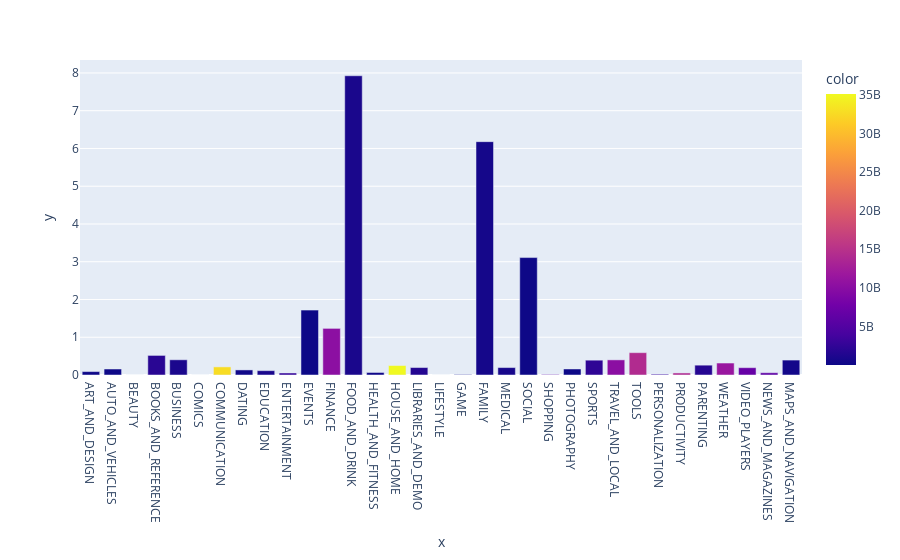

The notebook cell saved with this chart:
### Code cell
px.bar(x=df['Category'].unique(), y=df['Price'].groupby(df['Category']).mean(), color=df['Installs'].groupby(df['Category']).sum())

### Figure 1 — Plotly figure (JSON) as saved in the notebook; plotly's stock layout.template omitted (floating-point values rounded to 4 significant figures)
{"data": [{"alignmentgroup": "True", "hovertemplate": "x=%{x}<br>y=%{y}<br>color=%{marker.color}<extra></extra>", "legendgroup": "", "marker": {"color": [124339100, 53130211, 27197050, 1921469576, 1001914865, 56086150, 32647276251, 264310807, 871452000, 2869160000, 15973161, 10258263505, 876648734, 273898751, 35086024415, 1583072512, 168712461, 62995910, 537643539, 724281890, 53257437, 7496317760, 31521110, 2325494782, 10088247655, 14176091369, 3247848785, 14069867902, 1751174498, 11452771915, 6868887146, 6222002720, 426100520], "coloraxis": "coloraxis", "pattern": {"shape": ""}}, "name": "", "offsetgroup": "", "orientation": "v", "showlegend": false, "textposition": "auto", "type": "bar", "x": ["ART_AND_DESIGN", "AUTO_AND_VEHICLES", "BEAUTY", "BOOKS_AND_REFERENCE", "BUSINESS", "COMICS", "COMMUNICATION", "DATING", "EDUCATION", "ENTERTAINMENT", "EVENTS", "FINANCE", "FOOD_AND_DRINK", "HEALTH_AND_FITNESS", "HOUSE_AND_HOME", "LIBRARIES_AND_DEMO", "LIFESTYLE", "GAME", "FAMILY", "MEDICAL", "SOCIAL", "SHOPPING", "PHOTOGRAPHY", "SPORTS", "TRAVEL_AND_LOCAL", "TOOLS", "PERSONALIZATION", "PRODUCTIVITY", "PARENTING", "WEATHER", "VIDEO_PLAYERS", "NEWS_AND_MAGAZINES", "MAPS_AND_NAVIGATION"], "xaxis": "x", "y": [0.09045, 0.1585, 0, 0.5185, 0.4028, 0, 0.2148, 0.1343, 0.1151, 0.05356, 1.719, 1.235, 7.926, 0.06677, 0.2511, 0.1975, 0, 0.01165, 6.18, 0.1967, 3.11, 0.01406, 0.1597, 0.3928, 0.4006, 0.5918, 0.02108, 0.05414, 0.2604, 0.317, 0.1936, 0.05977, 0.3954], "yaxis": "y"}], "layout": {"barmode": "relative", "coloraxis": {"colorbar": {"title": {"text": "color"}}, "colorscale": [[0, "#0d0887"], [0.1111, "#46039f"], [0.2222, "#7201a8"], [0.3333, "#9c179e"], [0.4444, "#bd3786"], [0.5556, "#d8576b"], [0.6667, "#ed7953"], [0.7778, "#fb9f3a"], [0.8889, "#fdca26"], [1, "#f0f921"]]}, "legend": {"tracegroupgap": 0}, "margin": {"t": 60}, "xaxis": {"anchor": "y", "domain": [0, 1], "title": {"text": "x"}}, "yaxis": {"anchor": "x", "domain": [0, 1], "title": {"text": "y"}}}}
